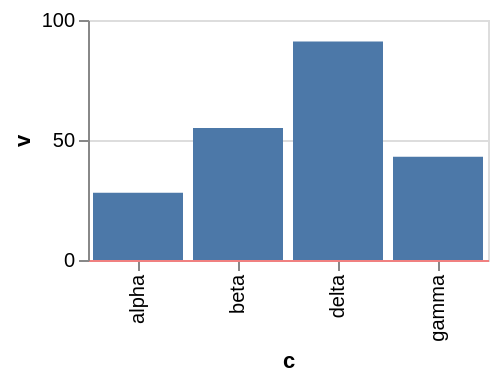

Write the Vega-Lite specification saved for this chart.
### Vega-Lite specification from a JSON file in a GitHub repository (floating-point values rounded to 4 significant figures)
{"$schema": "https://vega.github.io/schema/vega-lite/v6.json", "width": 200, "height": 120, "data": {"values": [{"c": "alpha", "v": 28, "w": 3, "t": "2024-01-07"}, {"c": "beta", "v": 55, "w": 7, "t": "2024-03-19"}, {"c": "gamma", "v": 43, "w": 5, "t": "2024-06-02"}, {"c": "delta", "v": 91, "w": 9, "t": "2024-09-11"}]}, "mark": "bar", "encoding": {"x": {"field": "c", "type": "nominal", "axis": {"domainColor": "lightcoral"}}, "y": {"field": "v", "type": "quantitative"}}}
